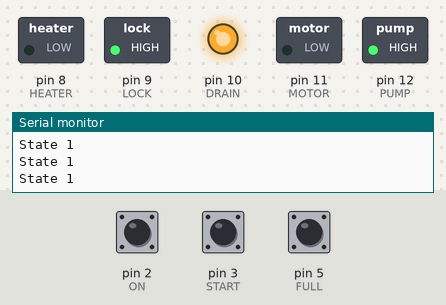
Simulated run of this sketch. Board: Arduino Uno, built with avr-gcc and run on an emulated ATmega328P. On the bench: switched loads named in the sketch (green lamp = pin HIGH), output pins drawn as LEDs (lit = HIGH), the last lines printed to the serial monitor. The test bench sets the inputs (shaded band); at power-on: pin 3 (START) HIGH, pin 5 (FULL) HIGH, pin 2 (ON) HIGH.

Above: at 1.2 s.
1.3 s: pin 3 (START) pulled LOW for 1 s
At 3.0 s:
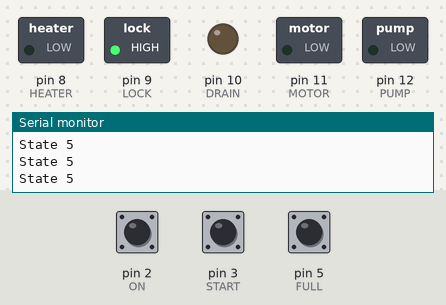
3.8 s: pin 5 (FULL) pulled LOW for 0.15 s
At 5.0 s:
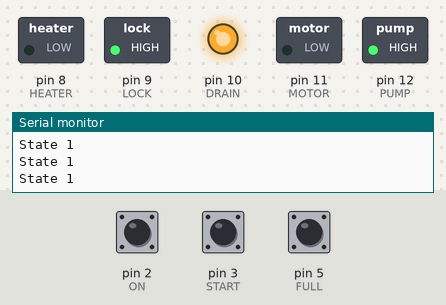
5.4 s: pin 3 (START) pulled LOW for 0.15 s
At 6.1 s:
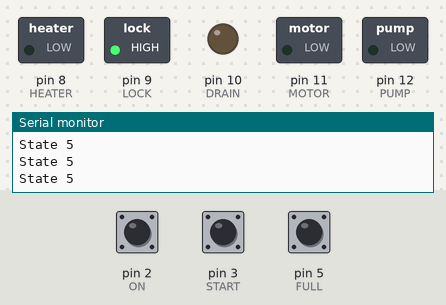
8.5 s: pin 5 (FULL) pulled LOW for 1 s
At 8.8 s:
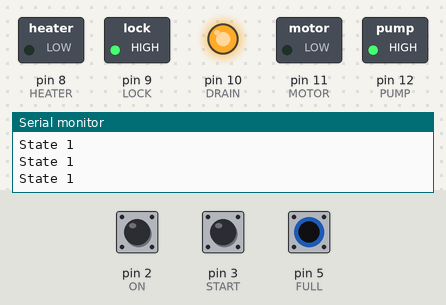
12.5 s: pin 3 (START) pulsed LOW 2 times (0.12 s each, 0.3 s apart)
At 14.0 s:
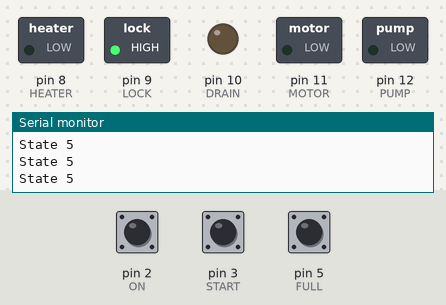
14.6 s: pin 5 (FULL) pulled LOW for 3.2 s
At 15.9 s:
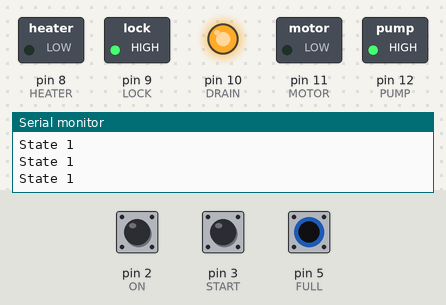
Timing chart, 0 to 17.6 s (numbered marks = the images above; inputs shaded):
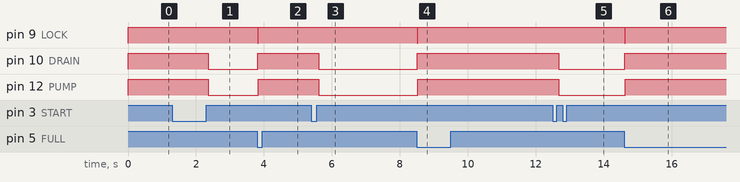

The sketch:

Project.ino
```cpp
// Define the ports numbers
const byte ON = 2, START=3, EXTRA=4, FULL=5;
const byte HEATER = 8, LOCK=9, DRAIN=10, PUMP=12;
const byte MOTOR=11;
// Define the state
byte state = 0;
// Define two timers
unsigned long timer1_interval=0, timer2_interval=0;
unsigned long timer1_prev = 0, timer2_prev = 0;
unsigned long timer1_current=0, timer2_current=0;
bool timer1_On = false, timer2_On = false;
void stopButtonInterrupt() {
      Serial.println("Stop button was clicked.");
      Serial.println("Move to state 5 to drain water.");
      // Jumpt to state 5
      state = 5;
}
bool timer1(unsigned long amount) {
  if(timer1_On==false){
    timer1_On=true;
    timer1_interval = amount;
    timer1_prev = millis();
  } else{
      timer1_current = millis();
      if(timer1_current - timer1_prev > timer1_interval) {
        timer1_On = false;
        return true;
      }
  }
  return false;
}
bool timer2(unsigned long amount) {
  if(timer2_On==false){
    timer2_On=true;
    timer2_interval = amount;
    timer2_prev = millis();
  } else{
      timer2_current = millis();
      if(timer2_current - timer2_prev > timer2_interval) {
        timer2_On = false;
        return true;
      }
  }
  return false;
}
void setup() {
      Serial.begin(9600);
      // Setup the input pins
    pinMode(ON, INPUT_PULLUP);
    pinMode(START, INPUT_PULLUP);
    pinMode(EXTRA, INPUT_PULLUP);
    pinMode(FULL, INPUT_PULLUP);
      // Setup the output pins
    pinMode(HEATER, OUTPUT);
    pinMode(LOCK, OUTPUT);
    pinMode(DRAIN, OUTPUT);
    pinMode(PUMP, OUTPUT);
      pinMode(MOTOR, OUTPUT);
      // When the stop button is pressed, jump to state 5 directly
    attachInterrupt(digitalPinToInterrupt(START), stopButtonInterrupt, RISING);
}
void loop() {
  Serial.print("State ");
  Serial.println(state);
  // Define the washing machine six states
  switch(state)
  {
    // State zero is active when pin 2 (ON/OFF) is off
    // or when pin 2 is on and pin 3 (start/stop) is off
    case 0:
    {
      // Setup the output pins
      digitalWrite(HEATER, 0);
      digitalWrite(LOCK, 0);
      // Drain is off when pin 10 is 1
      digitalWrite(DRAIN, 1);
      analogWrite(MOTOR, 0);
      digitalWrite(PUMP, 0);
      // If the ON and START buttons are on, move on
      // to state one
      if(digitalRead(ON) && digitalRead(START)) state=1;
      break;
    }
    case 1:
    {
      // Setup the output pins
      digitalWrite(HEATER, 0);
      digitalWrite(LOCK, 1);
      digitalWrite(DRAIN, 1);
      analogWrite(MOTOR, 0);
      digitalWrite(PUMP, 1);
      // The conditions to move on to the next state
      if(timer1(5*60000)==true) state = 2;
      break;
    }
    case 2:
    {
      // Setup the output pins
      digitalWrite(HEATER, 1);
      digitalWrite(LOCK, 1);
      digitalWrite(DRAIN, 1);
      analogWrite(MOTOR, 0);
      digitalWrite(PUMP, 0);
      // Get the voltage reading from the TMP36
        int reading = analogRead(0);
        // Convert that reading into voltage
        float voltage = reading * (5.0 / 1024.0);
        // Convert the voltage into the temperature in Celsius
        float temperatureC = (voltage - 0.5) * 100;
      // The conditions to move on to the next state
      if (temperatureC >= 70) state = 3;
      break;
    }
    case 3:
    {
      digitalWrite(HEATER, 0);
      digitalWrite(LOCK, 1);

      digitalWrite(DRAIN, 1);
      // Turn motor on and off every 10 seconds
      if (timer1(10000) == true) digitalRead(11) == 0 ? analogWrite(MOTOR, 255) : analogWrite(MOTOR, 0);
      digitalWrite(PUMP, 0);
      if (digitalRead(EXTRA) == 1) {
        if (timer2(45*60000) == true) state = 4;
      } else {
        if (timer2(30*60000) == true) state = 4;
      }
      break;
    }
    case 4:
    {
      digitalWrite(HEATER, 0);
      digitalWrite(LOCK, 1);
      digitalWrite(DRAIN, 1);
      analogWrite(MOTOR, 230);
      digitalWrite(PUMP, 0);
      if (timer2(15*60000) == true) state = 5;
      break;
    }
    case 5:
    {
      digitalWrite(HEATER, 0);
      digitalWrite(LOCK, 1);
      digitalWrite(DRAIN, 0);
      analogWrite(MOTOR, 0);
      digitalWrite(PUMP, 0);
      if (digitalRead(FULL) == 0) state = 0;
      break;
    }
    default:
    break;
  }
}
```

Measured:
- after the input at 1.3 s, pin 10 (DRAIN), pin 12 (PUMP): HIGH → LOW after 1.1 s
- after the input at 3.8 s, pin 9 (LOCK): HIGH → LOW at once, → HIGH 0.01 s later; pin 10 (DRAIN), pin 12 (PUMP): LOW → HIGH at once
- after the input at 5.4 s, pin 10 (DRAIN), pin 12 (PUMP): HIGH → LOW after 0.21 s
- after the input at 8.5 s, pin 9 (LOCK): HIGH → LOW at once, → HIGH 0.01 s later; pin 10 (DRAIN), pin 12 (PUMP): LOW → HIGH at once
- after the input at 12.5 s, pin 10 (DRAIN), pin 12 (PUMP): HIGH → LOW after 0.18 s
- after the input at 14.6 s, pin 9 (LOCK): HIGH → LOW at once, → HIGH 0.01 s later; pin 10 (DRAIN), pin 12 (PUMP): LOW → HIGH at once
